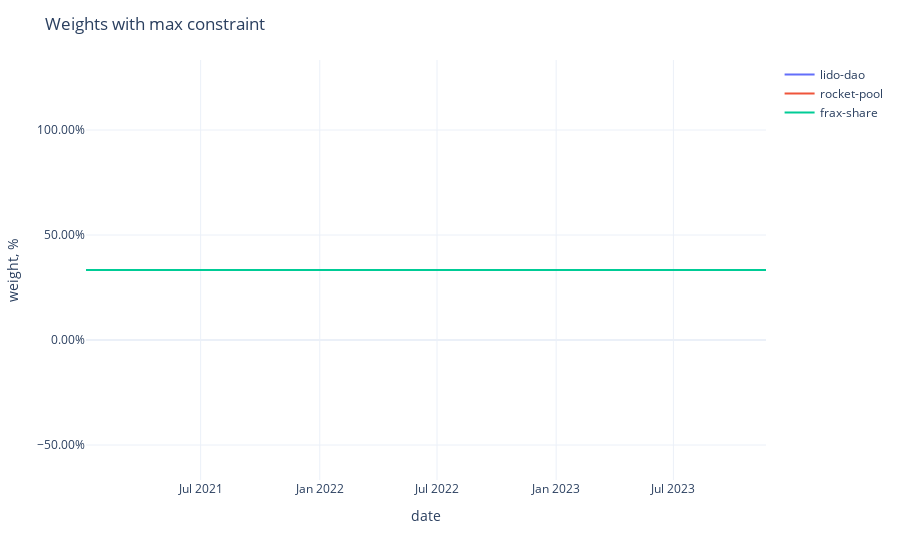

Source (notebook cell):
### Code cell
fig = px.line(adjusted_weights,
              labels={'value': 'weight, %', 'variable': ''})
fig.update_traces(
    hovertemplate="%{y}"
)
fig.update_yaxes(
    tickformat=".2%",
)
fig.update_xaxes(
    showspikes=True,
    spikethickness=2,
    spikedash="dot",
    spikecolor="#999999",
    spikemode="across",
)
fig.update_layout(
    hovermode="x",
    hoverdistance=100,  ## Distance to show hover label of data point
    spikedistance=1000,  ## Distance to show spike
    template='plotly_white',
    title='Weights with max constraint'
)

### Figure 1 — Plotly figure (JSON) as saved in the notebook; plotly's stock layout.template omitted (floating-point values rounded to 4 significant figures; data arrays with more than 128 entries replaced by an {"elided": "..."} marker saying what was removed)
{"data": [{"hovertemplate": "%{y}", "legendgroup": "lido-dao", "line": {"color": "#636efa", "dash": "solid"}, "marker": {"symbol": "circle"}, "mode": "lines", "name": "lido-dao", "showlegend": true, "type": "scattergl", "x": {"elided": "1051 str values"}, "xaxis": "x", "y": {"elided": "1051 float values"}, "yaxis": "y"}, {"hovertemplate": "%{y}", "legendgroup": "rocket-pool", "line": {"color": "#EF553B", "dash": "solid"}, "marker": {"symbol": "circle"}, "mode": "lines", "name": "rocket-pool", "showlegend": true, "type": "scattergl", "x": {"elided": "1051 str values"}, "xaxis": "x", "y": {"elided": "1051 float values"}, "yaxis": "y"}, {"hovertemplate": "%{y}", "legendgroup": "frax-share", "line": {"color": "#00cc96", "dash": "solid"}, "marker": {"symbol": "circle"}, "mode": "lines", "name": "frax-share", "showlegend": true, "type": "scattergl", "x": {"elided": "1051 str values"}, "xaxis": "x", "y": {"elided": "1051 float values"}, "yaxis": "y"}], "layout": {"hoverdistance": 100, "hovermode": "x", "legend": {"title": {"text": ""}, "tracegroupgap": 0}, "margin": {"t": 60}, "spikedistance": 1000, "title": {"text": "Weights with max constraint"}, "xaxis": {"anchor": "y", "domain": [0, 1], "showspikes": true, "spikecolor": "#999999", "spikedash": "dot", "spikemode": "across", "spikethickness": 2, "title": {"text": "date"}}, "yaxis": {"anchor": "x", "domain": [0, 1], "tickformat": ".2%", "title": {"text": "weight, %"}}}}
